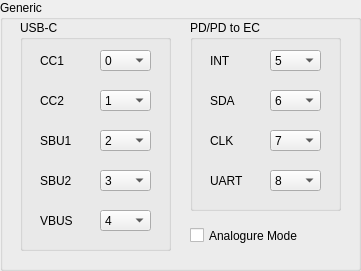
  <widget class="QGroupBox" name="gB_Generic">
   <property name="geometry">
    <rect>
     <x>20</x>
     <y>470</y>
     <width>361</width>
     <height>271</height>
    </rect>
   </property>
   <property name="title">
    <string>Generic</string>
   </property>
   <widget class="QGroupBox" name="gB_USBC">
    <property name="geometry">
     <rect>
      <x>20</x>
      <y>20</y>
      <width>151</width>
      <height>231</height>
     </rect>
    </property>
    <property name="title">
     <string>USB-C</string>
    </property>
    <widget class="QComboBox" name="cB_ICC1">
     <property name="geometry">
      <rect>
       <x>80</x>
       <y>30</y>
       <width>51</width>
       <height>21</height>
      </rect>
     </property>
     <property name="maxVisibleItems">
      <number>16</number>
     </property>
     <item>
      <property name="text">
       <string>0</string>
      </property>
     </item>
     <item>
      <property name="text">
       <string>1</string>
      </property>
     </item>
     <item>
      <property name="text">
       <string>2</string>
      </property>
     </item>
     <item>
      <property name="text">
       <string>3</string>
      </property>
     </item>
     <item>
      <property name="text">
       <string>4</string>
      </property>
     </item>
     <item>
      <property name="text">
       <string>5</string>
      </property>
     </item>
     <item>
      <property name="text">
       <string>6</string>
      </property>
     </item>
     <item>
      <property name="text">
       <string>7</string>
      </property>
     </item>
     <item>
      <property name="text">
       <string>8</string>
      </property>
     </item>
     <item>
      <property name="text">
       <string>9</string>
      </property>
     </item>
     <item>
      <property name="text">
       <string>10</string>
      </property>
     </item>
     <item>
      <property name="text">
       <string>11</string>
      </property>
     </item>
     <item>
      <property name="text">
       <string>12</string>
      </property>
     </item>
     <item>
      <property name="text">
       <string>13</string>
      </property>
     </item>
     <item>
      <property name="text">
       <string>14</string>
      </property>
     </item>
     <item>
      <property name="text">
       <string>15</string>
      </property>
     </item>
    </widget>
    <widget class="QLabel" name="label_ICC1">
     <property name="geometry">
      <rect>
       <x>20</x>
       <y>30</y>
       <width>51</width>
       <height>21</height>
      </rect>
     </property>
     <property name="text">
      <string>CC1</string>
     </property>
    </widget>
    <widget class="QComboBox" name="cB_ICC2">
     <property name="geometry">
      <rect>
       <x>80</x>
       <y>70</y>
       <width>51</width>
       <height>21</height>
      </rect>
     </property>
     <property name="currentIndex">
      <number>1</number>
     </property>
     <property name="maxVisibleItems">
      <number>16</number>
     </property>
     <item>
      <property name="text">
       <string>0</string>
      </property>
     </item>
     <item>
      <property name="text">
       <string>1</string>
      </property>
     </item>
     <item>
      <property name="text">
       <string>2</string>
      </property>
     </item>
     <item>
      <property name="text">
       <string>3</string>
      </property>
     </item>
     <item>
      <property name="text">
       <string>4</string>
      </property>
     </item>
     <item>
      <property name="text">
       <string>5</string>
      </property>
     </item>
     <item>
      <property name="text">
       <string>6</string>
      </property>
     </item>
     <item>
      <property name="text">
       <string>7</string>
      </property>
     </item>
     <item>
      <property name="text">
       <string>8</string>
      </property>
     </item>
     <item>
      <property name="text">
       <string>9</string>
      </property>
     </item>
     <item>
      <property name="text">
       <string>10</string>
      </property>
     </item>
     <item>
      <property name="text">
       <string>11</string>
      </property>
     </item>
     <item>
      <property name="text">
       <string>12</string>
      </property>
     </item>
     <item>
      <property name="text">
       <string>13</string>
      </property>
     </item>
     <item>
      <property name="text">
       <string>14</string>
      </property>
     </item>
     <item>
      <property name="text">
       <string>15</string>
      </property>
     </item>
    </widget>
    <widget class="QLabel" name="label_ICC2">
     <property name="geometry">
      <rect>
       <x>20</x>
       <y>70</y>
       <width>51</width>
       <height>21</height>
      </rect>
     </property>
     <property name="text">
      <string>CC2</string>
     </property>
    </widget>
    <widget class="QComboBox" name="cB_ISBU1">
     <property name="geometry">
      <rect>
       <x>80</x>
       <y>110</y>
       <width>51</width>
       <height>21</height>
      </rect>
     </property>
     <property name="currentIndex">
      <number>2</number>
     </property>
     <property name="maxVisibleItems">
      <number>16</number>
     </property>
     <item>
      <property name="text">
       <string>0</string>
      </property>
     </item>
     <item>
      <property name="text">
       <string>1</string>
      </property>
     </item>
     <item>
      <property name="text">
       <string>2</string>
      </property>
     </item>
     <item>
      <property name="text">
       <string>3</string>
      </property>
     </item>
     <item>
      <property name="text">
       <string>4</string>
      </property>
     </item>
     <item>
      <property name="text">
       <string>5</string>
      </property>
     </item>
     <item>
      <property name="text">
       <string>6</string>
      </property>
     </item>
     <item>
      <property name="text">
       <string>7</string>
      </property>
     </item>
     <item>
      <property name="text">
       <string>8</string>
      </property>
     </item>
     <item>
      <property name="text">
       <string>9</string>
      </property>
     </item>
     <item>
      <property name="text">
       <string>10</string>
      </property>
     </item>
     <item>
      <property name="text">
       <string>11</string>
      </property>
     </item>
     <item>
      <property name="text">
       <string>12</string>
      </property>
     </item>
     <item>
      <property name="text">
       <string>13</string>
      </property>
     </item>
     <item>
      <property name="text">
       <string>14</string>
      </property>
     </item>
     <item>
      <property name="text">
       <string>15</string>
      </property>
     </item>
    </widget>
    <widget class="QLabel" name="label_ISBU1">
     <property name="geometry">
      <rect>
       <x>20</x>
       <y>110</y>
       <width>51</width>
       <height>21</height>
      </rect>
     </property>
     <property name="text">
      <string>SBU1</string>
     </property>
    </widget>
    <widget class="QLabel" name="label_ISBU2">
     <property name="geometry">
      <rect>
       <x>20</x>
       <y>150</y>
       <width>51</width>
       <height>21</height>
      </rect>
     </property>
     <property name="text">
      <string>SBU2</string>
     </property>
    </widget>
    <widget class="QComboBox" name="cB_ISBU2">
     <property name="geometry">
      <rect>
       <x>80</x>
       <y>150</y>
       <width>51</width>
       <height>21</height>
      </rect>
     </property>
     <property name="currentIndex">
      <number>3</number>
     </property>
     <property name="maxVisibleItems">
      <number>16</number>
     </property>
     <item>
      <property name="text">
       <string>0</string>
      </property>
     </item>
     <item>
      <property name="text">
       <string>1</string>
      </property>
     </item>
     <item>
      <property name="text">
       <string>2</string>
      </property>
     </item>
     <item>
      <property name="text">
       <string>3</string>
      </property>
     </item>
     <item>
      <property name="text">
       <string>4</string>
      </property>
     </item>
     <item>
      <property name="text">
       <string>5</string>
      </property>
     </item>
     <item>
      <property name="text">
       <string>6</string>
      </property>
     </item>
     <item>
      <property name="text">
       <string>7</string>
      </property>
     </item>
     <item>
      <property name="text">
       <string>8</string>
      </property>
     </item>
     <item>
      <property name="text">
       <string>9</string>
      </property>
     </item>
     <item>
      <property name="text">
       <string>10</string>
      </property>
     </item>
     <item>
      <property name="text">
       <string>11</string>
      </property>
     </item>
     <item>
      <property name="text">
       <string>12</string>
      </property>
     </item>
     <item>
      <property name="text">
       <string>13</string>
      </property>
     </item>
     <item>
      <property name="text">
       <string>14</string>
      </property>
     </item>
     <item>
      <property name="text">
       <string>15</string>
      </property>
     </item>
    </widget>
    <widget class="QLabel" name="label_IVBUS">
     <property name="geometry">
      <rect>
       <x>20</x>
       <y>190</y>
       <width>51</width>
       <height>21</height>
      </rect>
     </property>
     <property name="text">
      <string>VBUS</string>
     </property>
    </widget>
    <widget class="QComboBox" name="cB_IVBUS">
     <property name="geometry">
      <rect>
       <x>80</x>
       <y>190</y>
       <width>51</width>
       <height>21</height>
      </rect>
     </property>
     <property name="currentIndex">
      <number>4</number>
     </property>
     <property name="maxVisibleItems">
      <number>16</number>
     </property>
     <item>
      <property name="text">
       <string>0</string>
      </property>
     </item>
     <item>
      <property name="text">
       <string>1</string>
      </property>
     </item>
     <item>
      <property name="text">
       <string>2</string>
      </property>
     </item>
     <item>
      <property name="text">
       <string>3</string>
      </property>
     </item>
     <item>
      <property name="text">
       <string>4</string>
      </property>
     </item>
     <item>
      <property name="text">
       <string>5</string>
      </property>
     </item>
     <item>
      <property name="text">
       <string>6</string>
      </property>
     </item>
     <item>
      <property name="text">
       <string>7</string>
      </property>
     </item>
     <item>
      <property name="text">
       <string>8</string>
      </property>
     </item>
     <item>
      <property name="text">
       <string>9</string>
      </property>
     </item>
     <item>
      <property name="text">
       <string>10</string>
      </property>
     </item>
     <item>
      <property name="text">
       <string>11</string>
      </property>
     </item>
     <item>
      <property name="text">
       <string>12</string>
      </property>
     </item>
     <item>
      <property name="text">
       <string>13</string>
      </property>
     </item>
     <item>
      <property name="text">
       <string>14</string>
      </property>
     </item>
     <item>
      <property name="text">
       <string>15</string>
      </property>
     </item>
    </widget>
   </widget>
   <widget class="QGroupBox" name="gB_PDEC">
    <property name="geometry">
     <rect>
      <x>190</x>
      <y>20</y>
      <width>151</width>
      <height>191</height>
     </rect>
    </property>
    <property name="title">
     <string>PD/PD to EC</string>
    </property>
    <widget class="QComboBox" name="cB_ECINT">
     <property name="geometry">
      <rect>
       <x>80</x>
       <y>30</y>
       <width>51</width>
       <height>21</height>
      </rect>
     </property>
     <property name="currentIndex">
      <number>5</number>
     </property>
     <property name="maxVisibleItems">
      <number>16</number>
     </property>
     <item>
      <property name="text">
       <string>0</string>
      </property>
     </item>
     <item>
      <property name="text">
       <string>1</string>
      </property>
     </item>
     <item>
      <property name="text">
       <string>2</string>
      </property>
     </item>
     <item>
      <property name="text">
       <string>3</string>
      </property>
     </item>
     <item>
      <property name="text">
       <string>4</string>
      </property>
     </item>
     <item>
      <property name="text">
       <string>5</string>
      </property>
     </item>
     <item>
      <property name="text">
       <string>6</string>
      </property>
     </item>
     <item>
      <property name="text">
       <string>7</string>
      </property>
     </item>
     <item>
      <property name="text">
       <string>8</string>
      </property>
     </item>
     <item>
      <property name="text">
       <string>9</string>
      </property>
     </item>
     <item>
      <property name="text">
       <string>10</string>
      </property>
     </item>
     <item>
      <property name="text">
       <string>11</string>
      </property>
     </item>
     <item>
      <property name="text">
       <string>12</string>
      </property>
     </item>
     <item>
      <property name="text">
       <string>13</string>
      </property>
     </item>
     <item>
      <property name="text">
       <string>14</string>
      </property>
     </item>
     <item>
      <property name="text">
       <string>15</string>
      </property>
     </item>
    </widget>
    <widget class="QLabel" name="label_ECINT">
     <property name="geometry">
      <rect>
       <x>20</x>
       <y>30</y>
       <width>51</width>
       <height>21</height>
      </rect>
     </property>
     <property name="text">
      <string>INT</string>
     </property>
    </widget>
    <widget class="QComboBox" name="cB_ECSDA">
     <property name="geometry">
      <rect>
       <x>80</x>
       <y>70</y>
       <width>51</width>
       <height>21</height>
      </rect>
     </property>
     <property name="currentIndex">
      <number>6</number>
     </property>
     <property name="maxVisibleItems">
      <number>16</number>
     </property>
     <item>
      <property name="text">
       <string>0</string>
      </property>
     </item>
     <item>
      <property name="text">
       <string>1</string>
      </property>
     </item>
     <item>
      <property name="text">
       <string>2</string>
      </property>
     </item>
     <item>
      <property name="text">
       <string>3</string>
      </property>
     </item>
     <item>
      <property name="text">
       <string>4</string>
      </property>
     </item>
     <item>
      <property name="text">
       <string>5</string>
      </property>
     </item>
     <item>
      <property name="text">
       <string>6</string>
      </property>
     </item>
     <item>
      <property name="text">
       <string>7</string>
      </property>
     </item>
     <item>
      <property name="text">
       <string>8</string>
      </property>
     </item>
     <item>
      <property name="text">
       <string>9</string>
      </property>
     </item>
     <item>
      <property name="text">
       <string>10</string>
      </property>
     </item>
     <item>
      <property name="text">
       <string>11</string>
      </property>
     </item>
     <item>
      <property name="text">
       <string>12</string>
      </property>
     </item>
     <item>
      <property name="text">
       <string>13</string>
      </property>
     </item>
     <item>
      <property name="text">
       <string>14</string>
      </property>
     </item>
     <item>
      <property name="text">
       <string>15</string>
      </property>
     </item>
    </widget>
    <widget class="QLabel" name="label_ECSDA">
     <property name="geometry">
      <rect>
       <x>20</x>
       <y>70</y>
       <width>51</width>
       <height>21</height>
      </rect>
     </property>
     <property name="text">
      <string>SDA</string>
     </property>
    </widget>
    <widget class="QComboBox" name="cB_ECCLK">
     <property name="geometry">
      <rect>
       <x>80</x>
       <y>110</y>
       <width>51</width>
       <height>21</height>
      </rect>
     </property>
     <property name="currentIndex">
      <number>7</number>
     </property>
     <property name="maxVisibleItems">
      <number>16</number>
     </property>
     <item>
      <property name="text">
       <string>0</string>
      </property>
     </item>
     <item>
      <property name="text">
       <string>1</string>
      </property>
     </item>
     <item>
      <property name="text">
       <string>2</string>
      </property>
     </item>
     <item>
      <property name="text">
       <string>3</string>
      </property>
     </item>
     <item>
      <property name="text">
       <string>4</string>
      </property>
     </item>
     <item>
      <property name="text">
       <string>5</string>
      </property>
     </item>
     <item>
      <property name="text">
       <string>6</string>
      </property>
     </item>
     <item>
      <property name="text">
       <string>7</string>
      </property>
     </item>
     <item>
      <property name="text">
       <string>8</string>
      </property>
     </item>
     <item>
      <property name="text">
       <string>9</string>
      </property>
     </item>
     <item>
      <property name="text">
       <string>10</string>
      </property>
     </item>
     <item>
      <property name="text">
       <string>11</string>
      </property>
     </item>
     <item>
      <property name="text">
       <string>12</string>
      </property>
     </item>
     <item>
      <property name="text">
       <string>13</string>
      </property>
     </item>
     <item>
      <property name="text">
       <string>14</string>
      </property>
     </item>
     <item>
      <property name="text">
       <string>15</string>
      </property>
     </item>
    </widget>
    <widget class="QLabel" name="label_ECCLK">
     <property name="geometry">
      <rect>
       <x>20</x>
       <y>110</y>
       <width>51</width>
       <height>21</height>
      </rect>
     </property>
     <property name="text">
      <string>CLK</string>
     </property>
    </widget>
    <widget class="QComboBox" name="cB_PDUART">
     <property name="geometry">
      <rect>
       <x>80</x>
       <y>150</y>
       <width>51</width>
       <height>21</height>
      </rect>
     </property>
     <property name="currentIndex">
      <number>8</number>
     </property>
     <property name="maxVisibleItems">
      <number>16</number>
     </property>
     <item>
      <property name="text">
       <string>0</string>
      </property>
     </item>
     <item>
      <property name="text">
       <string>1</string>
      </property>
     </item>
     <item>
      <property name="text">
       <string>2</string>
      </property>
     </item>
     <item>
      <property name="text">
       <string>3</string>
      </property>
     </item>
     <item>
      <property name="text">
       <string>4</string>
      </property>
     </item>
     <item>
      <property name="text">
       <string>5</string>
      </property>
     </item>
     <item>
      <property name="text">
       <string>6</string>
      </property>
     </item>
     <item>
      <property name="text">
       <string>7</string>
      </property>
     </item>
     <item>
      <property name="text">
       <string>8</string>
      </property>
     </item>
     <item>
      <property name="text">
       <string>9</string>
      </property>
     </item>
     <item>
      <property name="text">
       <string>10</string>
      </property>
     </item>
     <item>
      <property name="text">
       <string>11</string>
      </property>
     </item>
     <item>
      <property name="text">
       <string>12</string>
      </property>
     </item>
     <item>
      <property name="text">
       <string>13</string>
      </property>
     </item>
     <item>
      <property name="text">
       <string>14</string>
      </property>
     </item>
     <item>
      <property name="text">
       <string>15</string>
      </property>
     </item>
    </widget>
    <widget class="QLabel" name="label_PDUART">
     <property name="geometry">
      <rect>
       <x>20</x>
       <y>150</y>
       <width>51</width>
       <height>21</height>
      </rect>
     </property>
     <property name="text">
      <string>UART</string>
     </property>
    </widget>
   </widget>
   <widget class="QCheckBox" name="chkB_Analog">
    <property name="geometry">
     <rect>
      <x>190</x>
      <y>220</y>
      <width>151</width>
      <height>31</height>
     </rect>
    </property>
    <property name="text">
     <string>Analogure Mode</string>
    </property>
   </widget>
  </widget>
